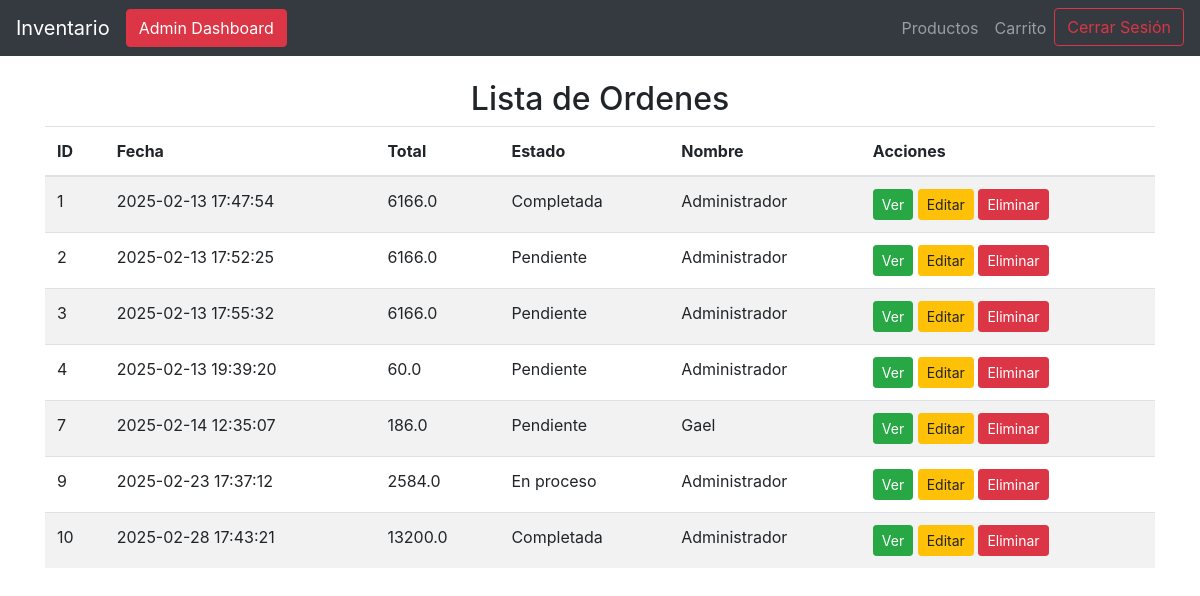
Page /ordenes (signed in) on the committed database.
### tables this page shows
CREATE TABLE ordenes (
               orden_id INTEGER PRIMARY KEY AUTOINCREMENT,
               usuario_id INTEGER NOT NULL,
               total REAL NOT NULL,
               fecha TIMESTAMP DEFAULT CURRENT_TIMESTAMP,
               estado TEXT DEFAULT 'pendiente',
               FOREIGN KEY (usuario_id) REFERENCES usuarios(usuario_id)
           );

CREATE TABLE usuarios (
                    usuario_id INTEGER PRIMARY KEY AUTOINCREMENT,
                    nombre TEXT NOT NULL,
                    email TEXT UNIQUE NOT NULL,
                    password TEXT NOT NULL,
                    rol TEXT NOT NULL DEFAULT 'usuario',
                    fecha_creacion TIMESTAMP DEFAULT CURRENT_TIMESTAMP
                );

### app.py (the view)
@app.route('/ordenes')
@login_required
def listar_ordenes():
    conn, cursor = connect_db()
    try:
        cursor.execute("""
            SELECT o.orden_id, o.fecha, o.total, o.estado, u.nombre
            FROM ordenes o
            JOIN usuarios u ON o.usuario_id = u.usuario_id
        """)
        ordenes = cursor.fetchall()
        return render_template('listar_ordenes.html', ordenes=ordenes)
    except Exception as e:
        print(f"Error al listar las órdenes: {e}")
        return "Ocurrió un error al cargar las órdenes."
    finally:
        conn.close()

### app.py (called while the page is built)
@login_manager.user_loader
def load_user(user_id):
    conn, cursor = connect_db()
    try:
        cursor.execute("SELECT usuario_id, nombre, email, rol FROM usuarios WHERE usuario_id = ?", (user_id,))
        usuario = cursor.fetchone()
        return Usuario(id=usuario[0], nombre=usuario[1], email=usuario[2], rol=usuario[3]) if usuario else None
    except Exception as e:
        print(f"Error al cargar el usuario {user_id}: {e}")
        return None
    finally:
        conn.close()

### database.py (called while the page is built)
def connect_db():
    conn = sqlite3.connect(DB_NAME)
    cursor = conn.cursor()
    return conn, cursor

### templates/listar_ordenes.html
{% extends 'base.html' %}
{% block content %}
    <h2 class="text-center">Lista de Ordenes</h2>
    {% if ordenes %}
        <table class="table table-striped">
            <thead>
                <tr>
                    <th>ID</th>
                    <th>Fecha</th>
                    <th>Total</th>
                    <th>Estado</th>
                    <th>Nombre</th>
                    <th>Acciones</th>
                </tr>
            </thead>
            <tbody>
                {% for orden in ordenes %}
                    <tr>
                        <td>{{ orden[0] }}</td>
                        <td>{{ orden[1] }}</td>
                        <td>{{ orden[2] }}</td>
                        <td>{{ orden[3] }}</td>
                        <td>{{ orden[4] }}</td>
                        <td>
                            <a href="/orden/{{ orden[0] }}" class="btn btn-success btn-sm">Ver</a>
                            <a href="{{ url_for('editar_orden', orden_id=orden[0]) }}" class="btn btn-warning btn-sm">Editar</a>
                            <a href="{{ url_for('eliminar_orden', orden_id=orden[0]) }}" class="btn btn-danger btn-sm">Eliminar</a>
                        </td>
                    </tr>
                {% endfor %}
            </tbody>
        </table>
    {% else %}
        <p>No hay ordenes registradas.</p>
    {% endif %}
{% endblock %}

### rows in the picture
ordenes: orden_id "1", fecha "2025-02-13 17:47:54", total "6166.0", estado "Completada", nombre "Administrador"
ordenes: orden_id "2", fecha "2025-02-13 17:52:25", total "6166.0", estado "Pendiente", nombre "Administrador"
ordenes: orden_id "3", fecha "2025-02-13 17:55:32", total "6166.0", estado "Pendiente", nombre "Administrador"
ordenes: orden_id "4", fecha "2025-02-13 19:39:20", total "60.0", estado "Pendiente", nombre "Administrador"
ordenes: orden_id "7", fecha "2025-02-14 12:35:07", total "186.0", estado "Pendiente", nombre "Gael"
ordenes: orden_id "9", fecha "2025-02-23 17:37:12", total "2584.0", estado "En proceso", nombre "Administrador"
ordenes: orden_id "10", fecha "2025-02-28 17:43:21", total "13200.0", estado "Completada", nombre "Administrador"
